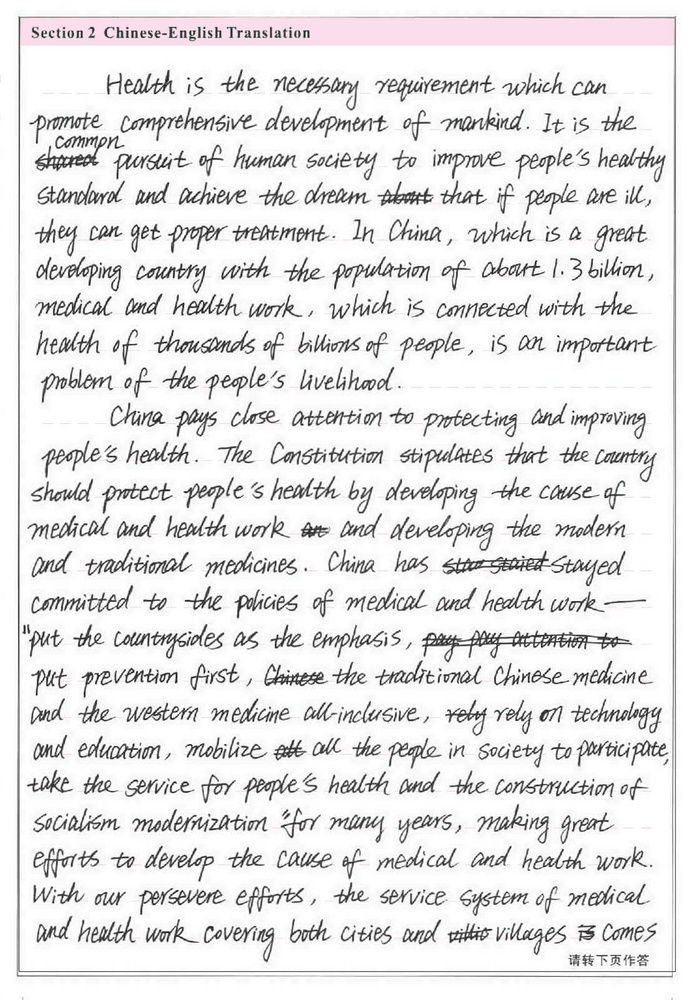
#> input picture Test-data/050200074.jpg, 694 x 1000 px, shrunk from 1111 x 1602 before the run
$ python -i ImageProcessing.py   (imports and definitions only)
#> lines starting #> are read from the running program, lines starting #| are printed output that depends on the picture
#> further down, picture is the input picture: shape (1000, 694, 3); mean B, G, R 230.3, 229.9, 230.6
import cv2 as cv
import numpy as np
import math
from matplotlib import pyplot as plt


def findComponents(image):
    edgyImg = cv.Canny(image, 50, 200, None, 3)
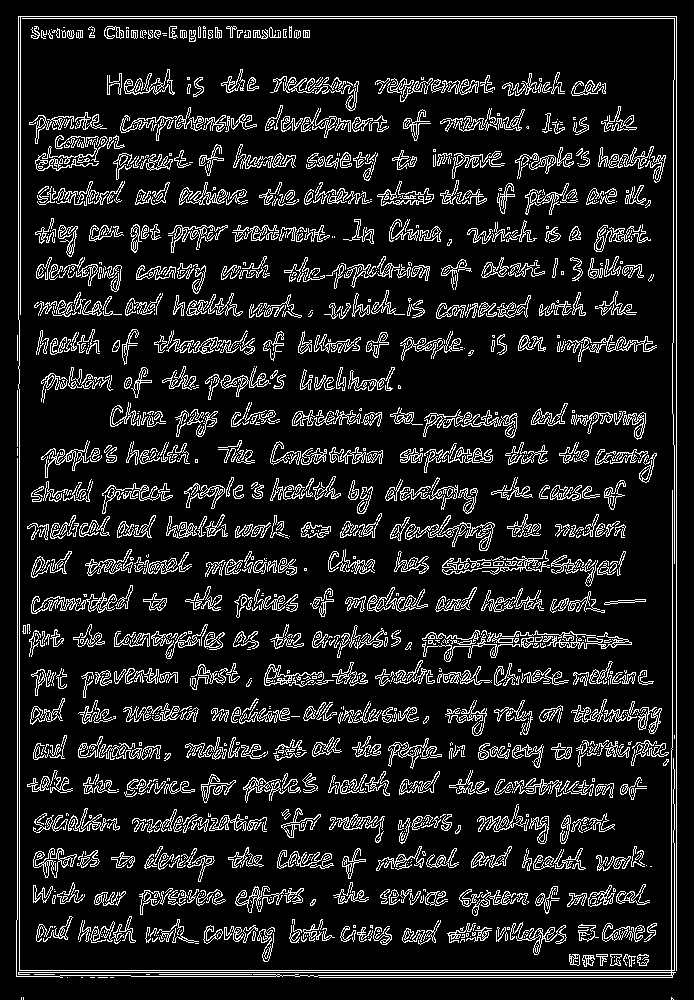
#> edgyImg: shape (1000, 694); 11.8% white in thin lines or dots
    edgyColor = cv.cvtColor(edgyImg, cv.COLOR_GRAY2BGR)
#> edgyColor: shape (1000, 694, 3); 11.8% white in thin lines or dots
    num_labels, labels, stats, centroids = cv.connectedComponentsWithStats(edgyImg);
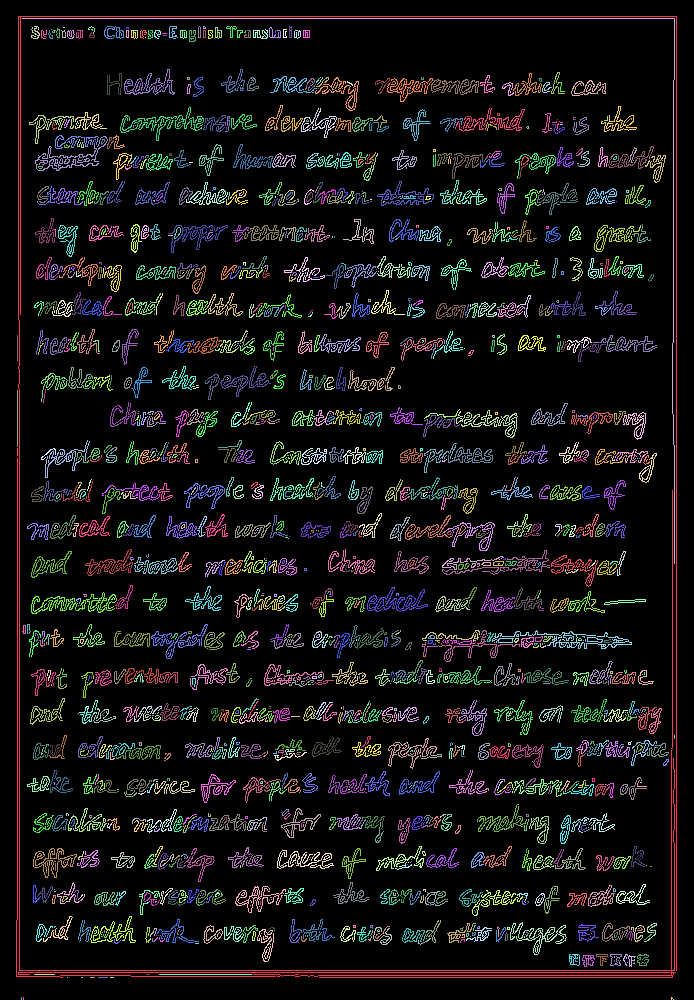
#> labels: shape (1000, 694) int32; 1457 distinct labels, from 0 to 1456; one colour per label, 0 black
#> num_labels = 1457; stats = 1457 rows, first 6: [0, 0, 694, 1000, 612366], [16, 16, 661, 962, 6451], [22, 18, 653, 546, 1198], [31, 26, 9, 13, 52], [63, 27, 2, 1, 2], [88, 26, 7, 8, 14]; centroids = 1457 pairs, first value 17 to 674, second value 27 to 998.2

    avg_height = 0;
    for stat in stats:
        avg_height += stat[cv.CC_STAT_HEIGHT]
#> this loop made 1457 passes
#> (stat, avg_height) on passes 1 to 3: ([0, 0, 694, 1000, 612366], 1000), ([16, 16, 661, 962, 6451], 1962), ([22, 18, 653, 546, 1198], 2508)
#> after the loop, avg_height = 17434
    avg_height /= num_labels
#> avg_height = 11.97
    try:
        display ("Found " + str(num_labels) + " components with height " + str(avg_height) + " in image");
    except NameError:
        random = 0;

    return (labels, avg_height, centroids, stats)


# [64 lines left out: functions findHoughLines, houghDomainValidation, not called in this run]

>>> import cv2
>>> picture = cv2.imread('Test-data/050200074.jpg')
>>> result = findComponents(picture)

$ run again, on Test-data/test.png
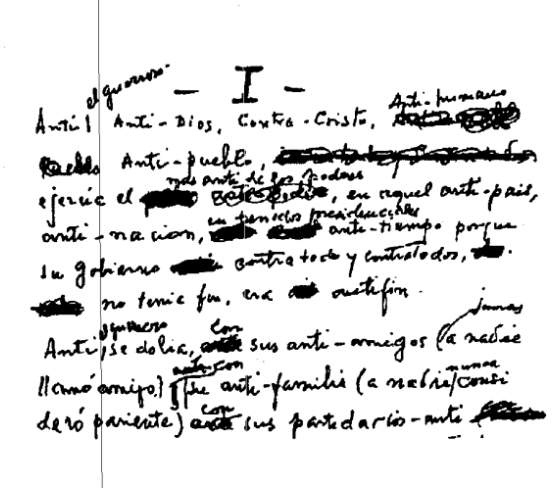
#> input picture Test-data/test.png, 560 x 488 px
#> picture is the input picture: shape (488, 560, 3); min 0, max 255, mean 223.2
#> in findComponents, `edgyImg = cv.Canny(image, 50, 200, None, 3)`:
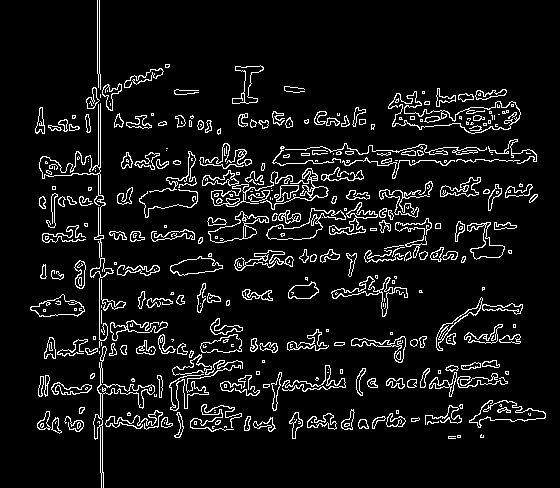
#> edgyImg: shape (488, 560); 7.5% white in thin lines or dots
#> edgyColor: shape (488, 560, 3); 7.5% white in thin lines or dots
#> in findComponents, `num_labels, labels, stats, centroids = cv.connectedComponentsWithStats..`:
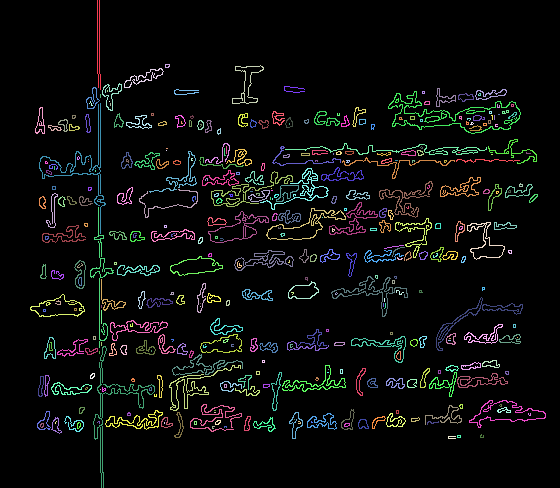
#> labels: shape (488, 560) int32; 387 distinct labels, from 0 to 386; one colour per label, 0 black
#> num_labels = 387; stats = 387 rows, first 6: [0, 0, 560, 488, 252677], [97, 0, 4, 90, 178], [165, 64, 5, 4, 14], [232, 65, 32, 39, 180], [124, 68, 40, 20, 141], [102, 83, 20, 28, 114]; centroids = 387 pairs, first value 40.11 to 533, second value 44.01 to 437
#> the loop in findComponents, `for stat in stats:` made 387 passes
#> (stat, avg_height) on passes 1 to 3: ([0, 0, 560, 488, 252677], 488), ([97, 0, 4, 90, 178], 578), ([165, 64, 5, 4, 14], 582)
#> after the loop in findComponents, `for stat in stats:`: avg_height = 4699
#> in findComponents, `avg_height /= num_labels`: avg_height = 12.14
